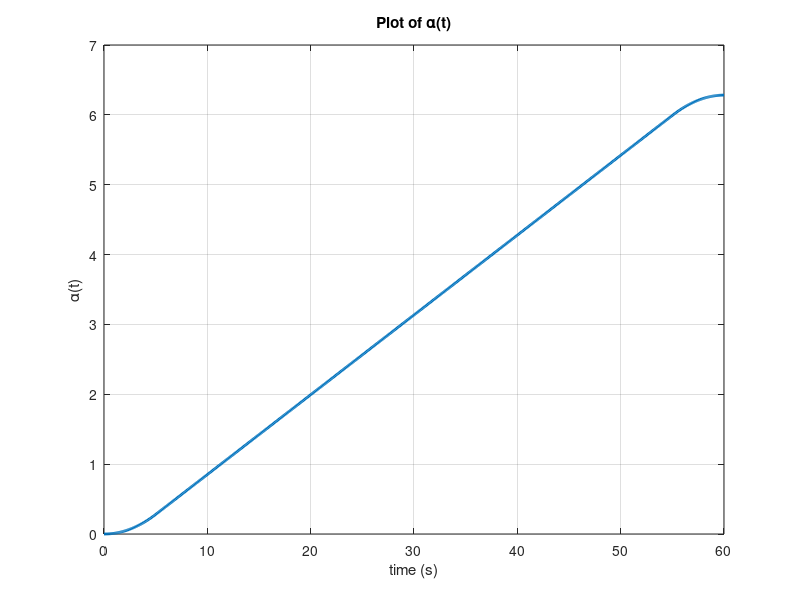

This figure's MATLAB source: (Note: this script raises an error after producing the figure.)
%% [text] Step 1: Create Trapezoidal Velocity Trajectories
clear all;
close all;
clc;

% [text] (1a) Calculate arc length of your imported trajectory
load("Total_Path.mat");    
load("LED_Path.mat")

xd = Total_Path(:,1);
yd = Total_Path(:,2);

% Compute arc length numerically
d = 0;
for i = 1:length(xd)-1
    d = d + sqrt( (xd(i+1)-xd(i))^2 + (yd(i+1)-yd(i))^2 );
end


% Desired final time
tfinal = 60;

% [text] Determine the average speed, c, of end effector over tfinal
c = d / tfinal;  


% [text] (1b) Forward-Euler method for alpha(t)
% Normalized trapezoidal velocity function g(t)
g = @(t, T, ta) (T/(T-ta)) * ( ...
      (t < ta) .* (t/ta) + ...
      (t >= ta & t <= (T - ta)) .* 1 + ...
      (t > (T - ta)) .* ((T - t)/ta) ...
);

T = 2*pi;          % alpha runs from 0 to T just like Lissajous case
dt = 1/10;         % step size
t = 0:dt:tfinal;   % simulation time

alpha = zeros(size(t));

% Precompute segment lengths for path parameterization (arc-length)
seg_lengths = [0; cumsum(sqrt(diff(xd).^2 + diff(yd).^2))];
L = seg_lengths(end);

% Acceleration time (CHANGEABLE)
ta = 5;

for k = 1:length(t)-1

    % Map alpha(k) → current arc-length s(k)
    s_cur = (alpha(k)/T) * L;

    % Find segment index
    idx = find(seg_lengths <= s_cur, 1, 'last');
    if idx >= length(seg_lengths)
        idx = length(seg_lengths)-1;
    end

    % Compute unit tangent direction at the segment
    dx = xd(idx+1) - xd(idx);
    dy = yd(idx+1) - yd(idx);
    seg_d = sqrt(dx^2 + dy^2);

    if seg_d > 0
        xdot = dx / seg_d;
        ydot = dy / seg_d;
    else
        xdot = 0; ydot = 0;
    end

    % Desired ds/dt = trapezoid, limited to 0.25 m/s
    ds_dt = min(c * g(t(k), tfinal, ta), 0.25);

    % Equation (7): alpha_dot = (ds/dt) * (T / L)
    alpha(k+1) = alpha(k) + dt * ds_dt * (T / L);

end

% [text] Plot alpha(t)
figure()
plot(t, alpha, 'LineWidth', 2);
grid on;
xlabel('time (s)');
ylabel('\alpha(t)');
title('Plot of \alpha(t)');
yline(T, 'k--', 'LineWidth', 2);
legend('\alpha(t)', 'T (period)', 'Location', 'southeast');

% [text] (1c) Generate retimed trajectory x[k], y[k]

% Allocate memory
Nalpha = length(alpha);
x = zeros(size(alpha));
y = zeros(size(alpha));
LED = zeros(size(alpha)); 

for k = 1:Nalpha
    s_k = (alpha(k)/T) * L;

    idx_led = find(seg_lengths <= s_k, 1, 'last');
    if isempty(idx_led)
        idx_led = 1;
    elseif idx_led >= length(seg_lengths)
        idx_led = length(seg_lengths) - 1;
    end
    % safe clamp if LED_Path shorter/longer
    idx_led = max(1, min(idx_led, length(LED_Path)));
    LED(k) = LED_Path(idx_led);
    
    % Find segment index for position reconstruction
    idx = find(seg_lengths <= s_k, 1, 'last');
    if isempty(idx)
        idx = 1;
    elseif idx >= length(seg_lengths)
        idx = length(seg_lengths) - 1;
    end

    ds = s_k - seg_lengths(idx);

    dx = xd(idx+1) - xd(idx);
    dy = yd(idx+1) - yd(idx);
    seg_d = sqrt(dx^2 + dy^2);

    if seg_d > 0
        ux = dx / seg_d;
        uy = dy / seg_d;
    else
        ux = 0; uy = 0;
    end

    x(k) = xd(idx) + ux * ds;
    y(k) = yd(idx) + uy * ds;
end

% Ensure final LED defined
if Nalpha >= 2
    LED(end) = LED(end-1);
end

% [text] Plot the speed profile v[k]
v = sqrt( diff(x).^2 + diff(y).^2 ) / dt;

figure()
plot(t(2:end), v, 'LineWidth', 3); hold on;
yline(c, 'k--', 'LineWidth', 2);        % average required velocity
yline(0.25, 'r--', 'LineWidth', 2);    % velocity limit
grid on;
xlabel('time (s)');
ylabel('velocity (m/s)');
title('Trajectory Velocity');
legend('velocity', 'average velocity', 'velocity limit', 'Location', 'south');

%%
%[text] ## Step 2: Forward Kinematics
%[text] (2c) Calculate T0
% these values were obtained from the URDF directly
L1 = 0.2435;
L2 = 0.2132;
W1 = 0.1311;
W2 = 0.0921;
H1 = 0.1519;
H2 = 0.0854;

% home position of end effector
M = [-1 0 0 L1+L2;
    0 0 1 W1+W2;
    0 1 0 H1-H2;
    0 0 0 1];

% screw axes
S1 = [0 0 1 0 0 0]';
S2 = [0 1 0 -H1 0 0]';
S3 = [0 1 0 -H1 0 L1]';
S4 = [0 1 0 -H1 0 L1+L2]';
S5 = [0 0 -1 -W1 L1+L2 0]';
S6 = [0 1 0 H2-H1 0 L1+L2]';
S = [S1 S2 S3 S4 S5 S6];

% body screw axes
B1 = ECE569_Adjoint(M)\S1;
B2 = ECE569_Adjoint(M)\S2;
B3 = ECE569_Adjoint(M)\S3;
B4 = ECE569_Adjoint(M)\S4;
B5 = ECE569_Adjoint(M)\S5;
B6 = ECE569_Adjoint(M)\S6;
B = [B1 B2 B3 B4 B5 B6];

% joint angles
theta0 = [-1.6800   -1.4018   -1.8127   -2.9937   -0.8857   -0.0696]';

% calculate the 4x4 matrix representing the transition
% from end effector frame {b} to the base frame {s} at t=0: Tsb(0)

T0_space = ECE569_FKinSpace(M,S,theta0)
T0_body = ECE569_FKinBody(M,B,theta0)
T0_space-T0_body
T0 = T0_body;
%[text] Calculate Tsd at every time step.
% Calculate Tsd(t) for t=0 to t=tfinal
% Tsd(t) = T0 * Td(t)
N = length(x);
Tsd = zeros(4,4,N);
for i = 1:N
    R  = eye(3);
    p  = [x(i); y(i); 0];
    Td = [R,p; zeros(1,3),1];
    Tsd(:,:,i) = T0 * Td;
end
%%
%[text] (2d) Plot (x,y,z) in the s frame
xs = Tsd(1,4,:);
ys = Tsd(2,4,:);
zs = Tsd(3,4,:);
figure();
plot3(xs(:), ys(:), zs(:), 'LineWidth', 1)
title('Trajectory \{s\} frame')
xlabel('x (m)')
ylabel('y (m)')
zlabel('z (m)')
hold on
plot3(xs(1),ys(1),zs(1),'go','MarkerSize',10,'LineWidth',2)
plot3(xs(end),ys(end),zs(end),'rx','MarkerSize',10,'LineWidth',2)
legend('Trajectory', 'Start', 'End')
grid on
hold off
%%
%[text] ## Step 3: Inverse Kinematics
initialguess = theta0;
Td = T0;

% you need to implement IKinBody
[thetaSol, success] = ECE569_IKinBody(B,M,Td,theta0,1e-6,1e-6);
if (~success)
    close(f);
    error('Error. \nCould not perform IK at index %d.',1)
end
%%
%[text] (3c) Perform IK at each time step
thetaAll = zeros(6,N);
thetaAll(:,1) = theta0;

% you can comment out the waitbar functions if they aren't working
% (sometimes they don't work with .mlx files)
% If the code gets stuck here, you will need to restart MATLAB
f = waitbar(0,['Inverse Kinematics (1/',num2str(N),') complete.']);

for i=2:N
    initialguess = thetaAll(:,i-1);

    [thetaSol, success] = ECE569_IKinBody(B,M,Tsd(:,:,i),initialguess,1e-6,1e-6);
    if (~success)
        close(f);
        error('Error. \nCould not perform IK at index %d.',i)
    end
    thetaAll(:,i) = thetaSol;
    waitbar(i/N,f,['Inverse Kinematics (',num2str(i),'/',num2str(N),') complete.']);
end
close(f);
%%
%[text] (3c) Verify that the joint angles don't change very much
dj = diff(thetaAll');
figure();
plot(t(1:end-1), dj)
title('First Order Difference in Joint Angles')
legend('J1','J2','J3','J4','J5','J6','Location','northeastoutside')
grid on
xlabel('time (s)')
ylabel('first order difference')
%%
%[text] (3d) Verify that the joints we found actually trace out our trajectory (forward kinematics)
actualTsd = zeros(4,4,N);
for i=1:N
    actualTsd(:,:,i) = T0*ECE569_FKinBody(M,B,thetaAll(:,i));
end

xs = actualTsd(1,4,:);
ys = actualTsd(2,4,:);
zs = actualTsd(3,4,:);
figure();
plot3(xs(:), ys(:), zs(:), 'LineWidth', 1)
title('Verified Trajectory \{s\} frame')
xlabel('x (m)')
ylabel('y (m)')
zlabel('z (m)')
hold on
plot3(xs(1),ys(1),zs(1),'go','MarkerSize',10,'LineWidth',2)
plot3(xs(end),ys(end),zs(end),'rx','MarkerSize',10,'LineWidth',2)
legend('Trajectory', 'Start', 'End')
grid on
hold off
%%
%[text] (3e) Verify that the end effector does not enter a kinematic singularity, by plotting the determinant of your body jacobian
body_dets = zeros(N,1);
for i=1:N
    body_dets(i) = det(ECE569_JacobianBody(B,thetaAll(:,i)));
end
figure();
plot(t, body_dets)
title('Manipulability')
grid on
xlabel('time (s)')
ylabel('det of J_B')
%%
%[text] (3f) Save to CSV File
% you can play with turning the LEDs on and off
led = ones(N,1);

% save to the CSV file
data = [t' thetaAll' LED(:)];

% TODO: change the csv filename to your purdue ID
writematrix(data, 'gturak_bonus.csv')

%[appendix]{"version":"1.0"}
%---
%[metadata:view]
%   data: {"layout":"onright","rightPanelPercent":47.9}
%---
